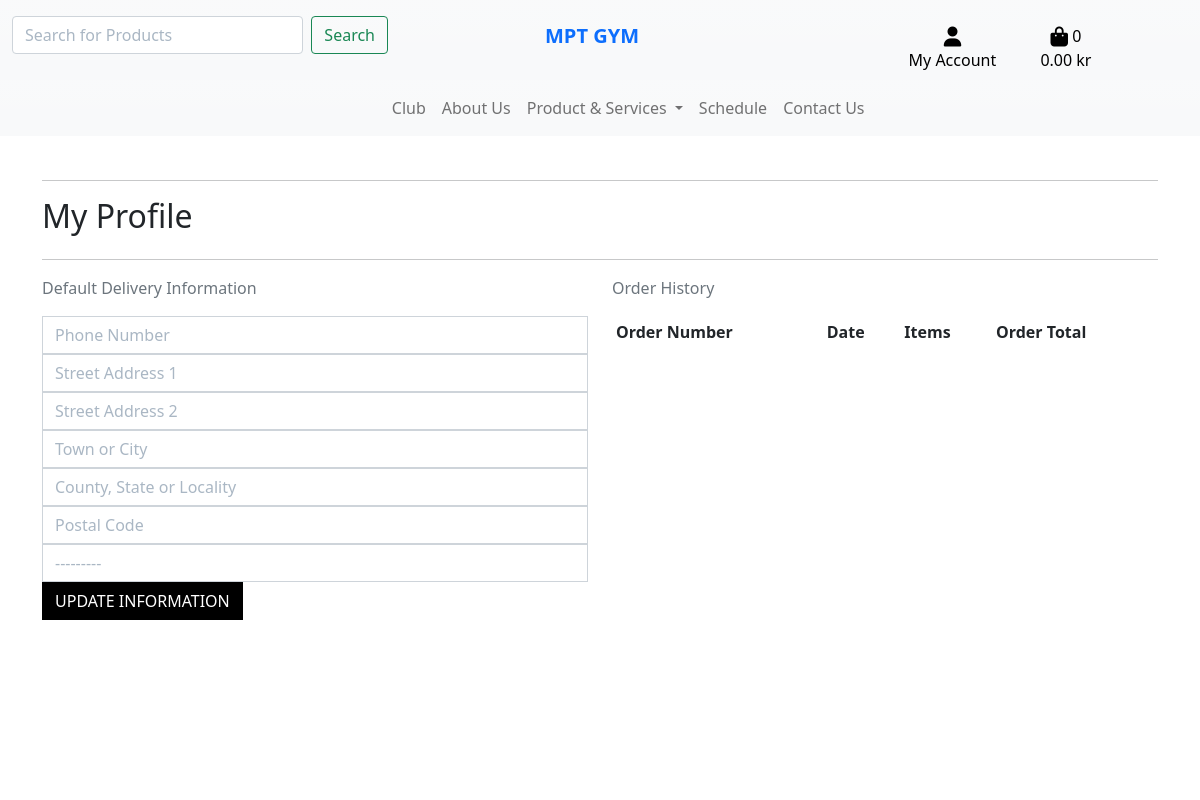
The page /profile/ (signed in) on the database as committed earlier.
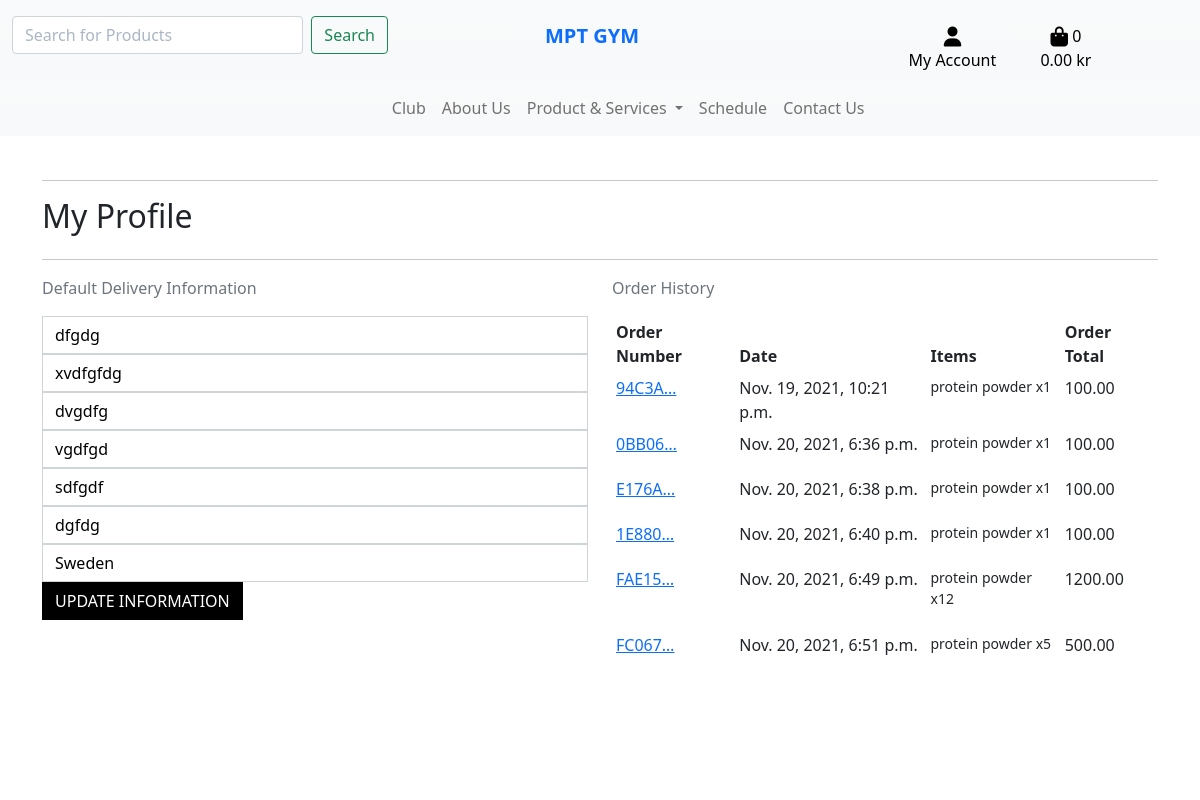
The same page on the database as committed later.
### profiles/models.py (models this page shows, shortened)
class UserProfile(models.Model):
    user = models.OneToOneField(User, on_delete=models.CASCADE)
    default_phone_number = models.CharField(max_length=20, null=True, blank=True)
    default_street_address1 = models.CharField(max_length=80, null=True, blank=True)
    default_street_address2 = models.CharField(max_length=80, null=True, blank=True)
    default_town_or_city = models.CharField(max_length=40, null=True, blank=True)
    default_county = models.CharField(max_length=80, null=True, blank=True)
    default_postcode = models.CharField(max_length=20, null=True, blank=True)
    default_country = CountryField(blank_label='Country', null=True, blank=True)

### checkout/models.py (models this page shows, shortened)
class Order(models.Model):
    order_number = models.CharField(max_length=32, null=False, editable=False)
    user_profile = models.ForeignKey(UserProfile, on_delete=models.SET_NULL,
                                     null=True, blank=True, related_name='orders')
    full_name = models.CharField(max_length=50, null=False, blank=False)
    email = models.EmailField(max_length=254, null=False, blank=False)
    phone_number = models.CharField(max_length=20, null=False, blank=False)
    country = CountryField(blank_label='Country *', null=False, blank=False)
    postcode = models.CharField(max_length=20, null=True, blank=True)
    town_or_city = models.CharField(max_length=40, null=False, blank=False)
    street_address1 = models.CharField(max_length=80, null=False, blank=False)
    street_address2 = models.CharField(max_length=80, null=True, blank=True)
    county = models.CharField(max_length=80, null=True, blank=True)
    date = models.DateTimeField(auto_now_add=True)
    delivery_cost = models.DecimalField(max_digits=6, decimal_places=2, null=False, default=0)
    order_total = models.DecimalField(max_digits=10, decimal_places=2, null=False, default=0)
    grand_total = models.DecimalField(max_digits=10, decimal_places=2, null=False, default=0)
    original_bag = models.TextField(null=False, blank=False, default='')
    stripe_pid = models.CharField(max_length=254, null=False, blank=False, default='')

class OrderLineItem(models.Model):
    order = models.ForeignKey(Order, null=False, blank=False, on_delete=models.CASCADE, related_name='lineitems')
    product = models.ForeignKey(Product, null=False, blank=False, on_delete=models.CASCADE)
    product_size = models.CharField(max_length=2, null=True, blank=True) # XS, S, M, L, XL
    quantity = models.IntegerField(null=False, blank=False, default=0)
    lineitem_total = models.DecimalField(max_digits=6, decimal_places=2, null=False, blank=False, editable=False)

### products/models.py (models this page shows, shortened)
class Product(models.Model):
    category = models.ForeignKey('Category', null=True, blank=True,
                                 on_delete=models.SET_NULL)
    sku = models.CharField(max_length=254, null=True, blank=True)
    name = models.CharField(max_length=254)
    description = models.TextField()
    has_sizes = models.BooleanField(default=False, null=True, blank=True)
    price = models.DecimalField(max_digits=8, decimal_places=2)
    rating = models.DecimalField(max_digits=6, decimal_places=2,
                                    null=True, blank=True)
    image_url = models.URLField(max_length=1024, null=True, blank=True)
    image = models.ImageField(null=True, blank=True)
    tags = models.ManyToManyField('Tag', blank=True)
    ingredients = models.TextField(null=True, blank=True)
    number_of_sessions = models.IntegerField(null=True, blank=True)
    price_per_session = models.DecimalField(max_digits=6, decimal_places=2,
                                            null=True, blank=True)

### profiles/views.py (the view)
# urls.py: path('profile/', include('profiles.urls')),
def profile(request):
    profile = get_object_or_404(UserProfile, user=request.user)
    if request.method == 'POST':
        form = UserProfileForm(request.POST, instance=profile)
        if form.is_valid():
            form.save()
            messages.success(request, 'Profile updated successfully')
        else:
            messages.error(request, 'Update failed. Please ensure the form is valid.')
    else:
        form = UserProfileForm(instance=profile)
    orders = profile.orders.all()
    template = 'profiles/profile.html'
    context = {
        'form': form,
        'orders': orders,
        'on_profile_page': True
    }
    return render(request, template, context)

### profiles/forms.py
class UserProfileForm(forms.ModelForm):
    class Meta:
        model = UserProfile
        exclude = ('user',)
    def __init__(self, *args, **kwargs):
        super().__init__(*args, **kwargs)
        placeholders = {
            'default_phone_number': 'Phone Number',
            'default_postcode': 'Postal Code',
            'default_town_or_city': 'Town or City',
            'default_street_address1': 'Street Address 1',
            'default_street_address2': 'Street Address 2',
            'default_county': 'County, State or Locality',
        }
        self.fields['default_phone_number'].widget.attrs['autofocus'] = True
        for field in self.fields:
            if field != 'default_country':
                if self.fields[field].required:
                    placeholder = f'{placeholders[field]} *'
                else:
                    placeholder = placeholders[field]
                self.fields[field].widget.attrs['placeholder'] = placeholder
            self.fields[field].widget.attrs['class'] = 'border-black rounded-0 profile-form-input'
            self.fields[field].label = False

### bag/contexts.py (called while the page is built, shortened)
def bag_contents(request):
    bag_items = []
    total = 0
    product_count = 0
    bag = request.session.get('bag', {})
    if total < settings.FREE_DELIVERY_THRESHOLD:
        delivery = total * Decimal(settings.STANDARD_DELIVERY_PERCENTAGE / 100)
        free_delivery_delta = settings.FREE_DELIVERY_THRESHOLD - total
    else:
        delivery = 0
        free_delivery_delta = 0
    grand_total = delivery + total
    context = {
        'bag_items': bag_items,
        'total': total,
        'product_count': product_count,
        'delivery': delivery,
        'free_delivery_delta': free_delivery_delta,
        'free_delivery_threshold': settings.FREE_DELIVERY_THRESHOLD,
        'grand_total': grand_total,
    }
    return context

### profiles/templates/profiles/profile.html (shortened to what this page needs)
{% extends "base.html" %}
{% load static %}
{% block extra_css %}
    <link rel="stylesheet" href="{% static 'profiles/css/profile.css' %}">
{% endblock %}
{% block page_header %}
    <div class="container header-container">
    </div>
{% endblock %}
{% block content %}
    <div class="overlay"></div>
    <div class="container">
        <div class="row">
            <div class="col">
                <hr>
                <h2 class="logo-font mb-4">My Profile</h2>
                <hr>
            </div>
        </div>
        <div class="row">
            <div class="col-12 col-lg-6">
                <p class="text-muted">Default Delivery Information</p>
                <form class="mt-3" action="{% url 'profile' %}" method="POST" id="profile-update-form">
                    {{ form|crispy }}
                    <button class="btn btn-black rounded-0 text-uppercase float-right">Update Information</button>
                </form>
            </div>
            <div class="col-12 col-lg-6">
                <p class="text-muted">Order History</p>
                <div class="order-history table-responsive">
                    <table class="table table-sm table-borderless">
                        <thead>
                            <th>Order Number</th>
                            <th>Date</th>
                            <th>Items</th>
                            <th>Order Total</th>
                        </thead>
                        <tbody>
                            {% for order  in orders %}
                            <tr>
                                <td>
                                    <a href="{% url 'order_history' order.order_number %}"
                                    title="{{ order.order_number}}">
                                        {{ order.order_number|truncatechars:6 }}
                                    </a>
                                </td>
                                <td>
                                    {{ order.date }}
                                </td>
                                <td>
                                    <ul class="list-unstyled">
                                        {% for item in order.lineitems.all %}
                                        <li class="small">
                                            {{ item.product.name }} x{{ item.quantity }}
                                        </li>
                                    {% endfor %}
                                    </ul>
                                </td>
                                <td>
                                    {{ order.grand_total }}
                                </td>
                            </tr>
                            {% endfor %}
                        </tbody>
                    </table>
                </div>
            </div>
        </div>
{% endblock %}

### templates/base.html (shortened to what this page needs)
{% load static %}
<!doctype html>
<html lang="en">
  <head>
    {% block corecss %}
    <link href="https://cdn.jsdelivr.net/npm/bootstrap@5.1.3/dist/css/bootstrap.min.css" rel="stylesheet">
    <link rel="stylesheet" href="{% static 'css/base.css' %}">
    {% endblock %}
    {% block extra_css %}
    {% endblock %}
  </head>
  <body>
    <header class="container-fluid fixed-top">
      <div class="row pt-lg-3 d-none d-lg-flex bg-light bg-gradient">
        <div class="col-12 col-lg-4 text-center">
          <form method="" action="{% url 'products' %}" class="d-flex">
            <input class="form-control me-2" type="search" name="q" placeholder="Search for Products" aria-label="Search">
            <button class="btn btn-outline-success" type="submit">Search</button>
          </form>
        </div>
        <div class="col-12 col-lg-4 text-center">
          <a class="navbar-brand nav-link" href="{% url 'home' %}"><strong>MPT GYM</strong></a>
        </div>
        <div class="col-12 col-lg-4 my-auto py-1 py-lg-0">
          <ul class="list-inline list-unstyled text-center text-lg-right my-0">
              <li class="list-inline-item nav-item dropdown">
                  <a class="text-black nav-link" href="#" id="user-options" data-bs-toggle="dropdown" aria-haspopup="true" aria-expanded="false">
                      <div class="text-center">
                          <div><i class="fas fa-user fa-lg"></i></div>
                          <p class="my-0">My Account</p>
                      </div>
                  </a>
            </li>
            <li class="list-inline-item">
              <a class="{% if grand_total %}text-info font-weight-bold{% else %}text-black{% endif %} nav-link" href="{% url 'view_bag' %}">
                <div class="text-center">
                  <div><i class="fas fa-shopping-bag fa-lg"></i><span class= "text-center" >
                    {{ product_count }}</span>
                  </div>
                  <p class="my-0">
                    {% if grand_total %}
                      {{ grand_total|floatformat:2 }}kr
                    {% else %}
                    0.00 kr
                    {% endif %}
                  </p>
                </div>
              </a>
            </li>
          </ul>
        </div>
      </div>
      <div class="row bg-light bg-gradient">
        <nav class="navbar navbar-expand-lg navbar-light w-100">
            {% include 'includes/mobile-top-header.html' %}
            {% include 'includes/main-nav.html' %}
        </nav>
    </div>
    </header>
    {% block page_header %}
    {% endblock %}
    {% block content %}
    {% endblock %}
  </body>
</html>

### templates/includes/mobile-top-header.html (shortened to what this page needs)
<ul>
  </ul>

### templates/includes/main-nav.html (shortened to what this page needs)
<div class="collapse navbar-collapse" id="main-nav">
    <ul class="navbar-nav w-auto mx-auto">
        <li class="nav-item">
            <a class="nav-link" href="{% url 'clubs' %}">Club</a>
        </li>
        <li class="nav-item">
            <a class="nav-link" href="#">About Us</a>
        </li>
          <li class="nav-item dropdown">
            <a class="nav-link dropdown-toggle" href="#" id="navbarDropdown" role="button" data-bs-toggle="dropdown" aria-expanded="false">
              Product & Services
            </a>
          </li>
        <li class="nav-item">
            <a class="nav-link" href="#">Schedule</a>
        </li>
        <li class="nav-item">
            <a class="nav-link" href="#">Contact Us</a>
        </li>
    </ul>
</div>

### static/css/base.css (style rules this page uses)
html { height: 100%; }
body { background: url('/media/home-gym-photo.jpg') no-repeat center center fixed; background-size: cover; height: calc(100vh-164px); }
#main-nav { z-index: 0; }
.overlay { height: 100%; width: 100%; top: 0; left: 0; position: fixed; background: white; z-index: -2; }
.btn-black { background: black; color: white; }
input[name='q']::placeholder { color: #aab7c4; }
@media (min-width: 992px) { .header-container { padding-top: 164px; } }

### profiles/static/profiles/css/profile.css (style rules this page uses)
.order-history { max-height: 416px; overflow-y: auto; }
#profile-update-form .form-control { color: #000; }
#profile-update-form input::placeholder { color: #aab7c4; }
#id_default_country, #id_default_country option:not(:first-child) { color: #000; }

Rows that differ between the two databases and show on the page:
changed UserProfile: default_phone_number (not shown) → "dfgdg"; default_street_address1 (not shown) → "xvdfgfdg"; default_street_address2 (not shown) → "dvgdfg"; default_town_or_city (not shown) → "vgdfgd"; default_county (not shown) → "sdfgdf"; default_postcode (not shown) → "dgfdg"; default_country "---------" → "Sweden"
added Order: order_number "94C3A…", date "Nov. 19, 2021, 10:21 p.m.", grand_total "100.00"
added OrderLineItem: product.name "protein powder", quantity "1", shown under "94C3A…"
added Order: order_number "0BB06…", date "Nov. 20, 2021, 6:36 p.m.", grand_total "100.00"
added OrderLineItem: product.name "protein powder", quantity "1", shown under "0BB06…"
added Order: order_number "E176A…", date "Nov. 20, 2021, 6:38 p.m.", grand_total "100.00"
added OrderLineItem: product.name "protein powder", quantity "1", shown under "E176A…"
added Order: order_number "1E880…", date "Nov. 20, 2021, 6:40 p.m.", grand_total "100.00"
added OrderLineItem: product.name "protein powder", quantity "1", shown under "1E880…"
added Order: order_number "FAE15…", date "Nov. 20, 2021, 6:49 p.m.", grand_total "1200.00"
added OrderLineItem: product.name "protein powder", quantity "12", shown under "FAE15…"
added Order: order_number "FC067…", date "Nov. 20, 2021, 6:51 p.m.", grand_total "500.00"
added OrderLineItem: product.name "protein powder", quantity "5", shown under "FC067…"
